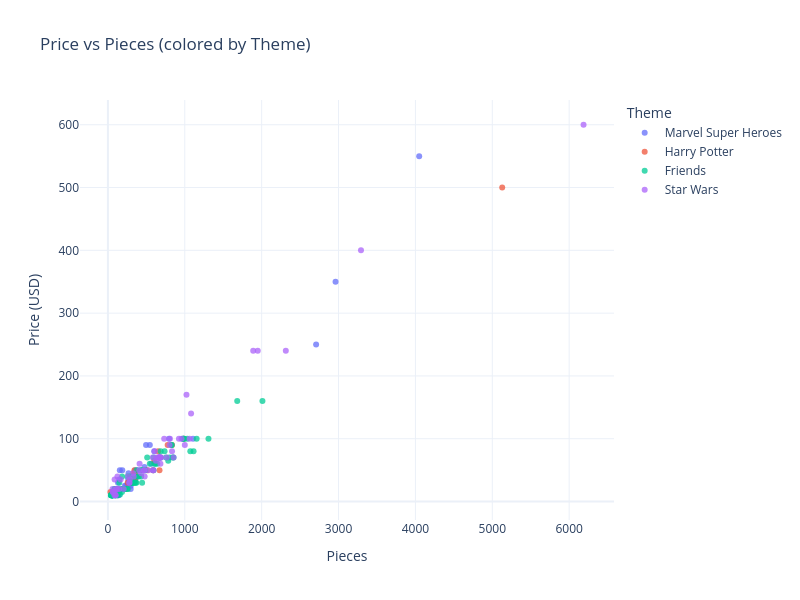

The cell this chart's notebook holds for it:
### Code cell
fig = df.plot(
    kind = 'scatter',
    x = 'Pieces',
    y = 'Price',
    color = 'Theme',
    opacity = 0.75,
    title = 'Price vs Pieces (colored by Theme)'
)

fig.update_layout(
    xaxis_title = 'Pieces',
    yaxis_title = 'Price (USD)',
    legend_title = 'Theme',
    width = 800,
    height = 600
)

fig.show()

### Figure 1 — Plotly figure (JSON) as saved in the notebook; plotly's stock layout.template omitted (floating-point values rounded to 4 significant figures)
{"data": [{"hovertemplate": "Theme=Marvel Super Heroes<br>Pieces=%{x}<br>Price=%{y}<extra></extra>", "legendgroup": "Marvel Super Heroes", "marker": {"color": "#636efa", "opacity": 0.75, "symbol": "circle"}, "mode": "markers", "name": "Marvel Super Heroes", "orientation": "v", "showlegend": true, "type": "scatter", "x": [63, 59, 110, 131, 155, 62, 141, 130, 124, 264, 381, 159, 564, 979, 4049, 355, 58, 355, 545, 2961, 496, 476, 2708, 296, 675, 238, 258, 297, 268, 48, 149, 187, 138, 113, 98, 220, 264, 385, 795, 602, 67, 330, 1108, 289], "xaxis": "x", "y": [14.99, 9.99, 19.99, 29.99, 49.99, 14.99, 9.99, 9.99, 9.99, 29.99, 39.99, 19.99, 59.99, 99.99, 550.0, 49.99, 9.99, 34.99, 89.99, 350.0, 89.99, 54.99, 250.0, 19.99, 69.99, 24.99, 24.99, 24.99, 44.99, 9.99, 34.99, 49.99, 14.99, 14.99, 14.99, 24.99, 34.99, 49.99, 99.99, 79.99, 9.99, 34.99, 99.99, 29.99], "yaxis": "y"}, {"hovertemplate": "Theme=Harry Potter<br>Pieces=%{x}<br>Price=%{y}<extra></extra>", "legendgroup": "Harry Potter", "marker": {"color": "#EF553B", "opacity": 0.75, "symbol": "circle"}, "mode": "markers", "name": "Harry Potter", "orientation": "v", "showlegend": true, "type": "scatter", "x": [33, 297, 257, 510, 603, 121, 345, 654, 990, 334, 5129, 671, 777, 285, 349, 305, 313, 587, 349, 834], "xaxis": "x", "y": [14.99, 29.99, 29.99, 49.99, 64.99, 19.99, 49.99, 79.99, 99.99, 44.99, 500.0, 49.99, 89.99, 34.99, 34.99, 34.99, 34.99, 49.99, 44.99, 89.99], "yaxis": "y"}, {"hovertemplate": "Theme=Friends<br>Pieces=%{x}<br>Price=%{y}<extra></extra>", "legendgroup": "Friends", "marker": {"color": "#00cc96", "opacity": 0.75, "symbol": "circle"}, "mode": "markers", "name": "Friends", "orientation": "v", "showlegend": true, "type": "scatter", "x": [60, 99, 148, 100, 183, 314, 304, 258, 432, 451, 802, 1032, 41, 41, 40, 46, 45, 64, 58, 56, 60, 59, 93, 326, 487, 605, 511, 1308, 974, 223, 361, 348, 545, 370, 221, 249, 685, 54, 111, 60, 90, 210, 292, 380, 592, 737, 1114, 1682, 144, 312, 336, 642, 686, 288, 844, 259, 757, 1154, 84, 304, 430, 593, 94, 373, 826, 989, 63, 185, 61, 87, 617, 346, 830, 853, 985, 2010, 109, 785, 125, 204, 209, 300, 445, 401, 431, 157, 203, 179, 1072, 480], "xaxis": "x", "y": [9.99, 19.99, 29.99, 9.99, 14.99, 29.99, 29.99, 39.99, 39.99, 49.99, 69.99, 99.99, 9.99, 9.99, 9.99, 9.99, 9.99, 9.99, 9.99, 9.99, 9.99, 9.99, 9.99, 29.99, 49.99, 59.99, 69.99, 99.99, 99.99, 19.99, 29.99, 39.99, 59.99, 29.99, 19.99, 19.99, 69.99, 9.99, 19.99, 9.99, 9.99, 19.99, 29.99, 39.99, 49.99, 79.99, 79.99, 160.0, 14.99, 34.99, 29.99, 59.99, 79.99, 39.99, 69.99, 19.99, 69.99, 99.99, 19.99, 39.99, 49.99, 69.99, 9.99, 49.99, 89.99, 99.99, 9.99, 39.99, 10.99, 19.99, 59.99, 29.99, 89.99, 69.99, 99.99, 160.0, 9.99, 64.99, 9.99, 19.99, 19.99, 29.99, 29.99, 39.99, 49.99, 10.99, 19.99, 19.99, 79.99, 49.99], "yaxis": "y"}, {"hovertemplate": "Theme=Star Wars<br>Pieces=%{x}<br>Price=%{y}<extra></extra>", "legendgroup": "Star Wars", "marker": {"color": "#ab63fa", "opacity": 0.75, "symbol": "circle"}, "mode": "markers", "name": "Star Wars", "orientation": "v", "showlegend": true, "type": "scatter", "x": [101, 663, 60, 205, 276, 432, 474, 660, 834, 471, 683, 335, 2314, 3292, 147, 478, 593, 64, 66, 105, 98, 586, 1022, 166, 412, 732, 675, 584, 665, 1000, 6187, 87, 282, 408, 1062, 924, 1082, 679, 802, 329, 1890, 262, 693, 85, 119, 285, 625, 957, 854, 766, 670, 807, 608, 1949, 630, 124, 526, 88], "xaxis": "x", "y": [9.99, 69.99, 19.99, 19.99, 29.99, 44.99, 49.99, 69.99, 79.99, 49.99, 59.99, 39.99, 240.0, 400.0, 19.99, 39.99, 49.99, 14.99, 14.99, 19.99, 9.99, 49.99, 170.0, 34.99, 59.99, 99.99, 69.99, 69.99, 69.99, 89.99, 600.0, 34.99, 29.99, 49.99, 99.99, 99.99, 140.0, 69.99, 89.99, 44.99, 240.0, 39.99, 69.99, 9.99, 19.99, 34.99, 64.99, 99.99, 69.99, 69.99, 69.99, 99.99, 79.99, 240.0, 69.99, 39.99, 49.99, 15.99], "yaxis": "y"}], "layout": {"height": 600, "legend": {"title": {"text": "Theme"}, "tracegroupgap": 0}, "title": {"text": "Price vs Pieces (colored by Theme)"}, "width": 800, "xaxis": {"anchor": "y", "domain": [0, 1], "title": {"text": "Pieces"}}, "yaxis": {"anchor": "x", "domain": [0, 1], "title": {"text": "Price (USD)"}}}}
